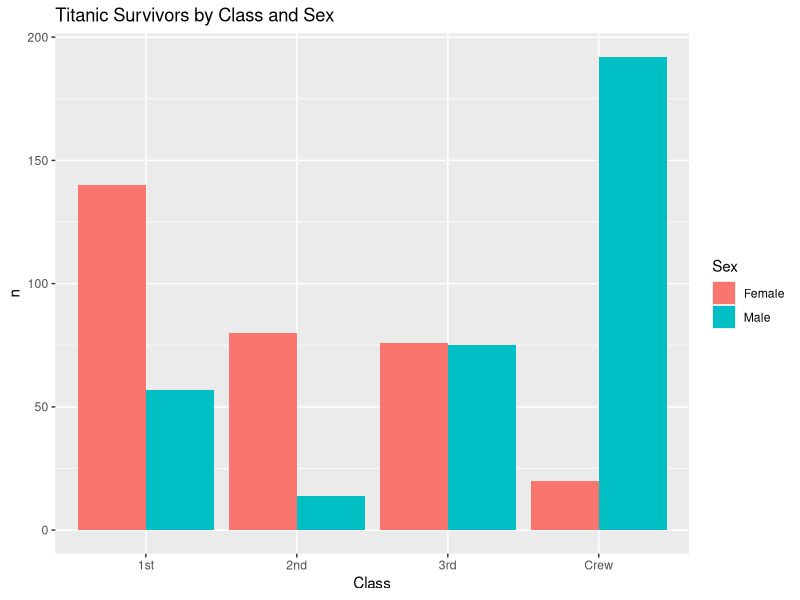
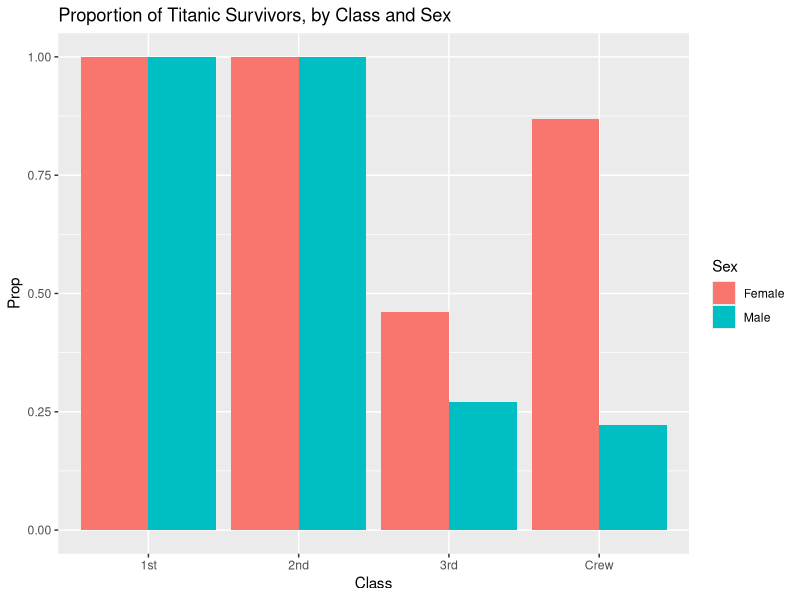
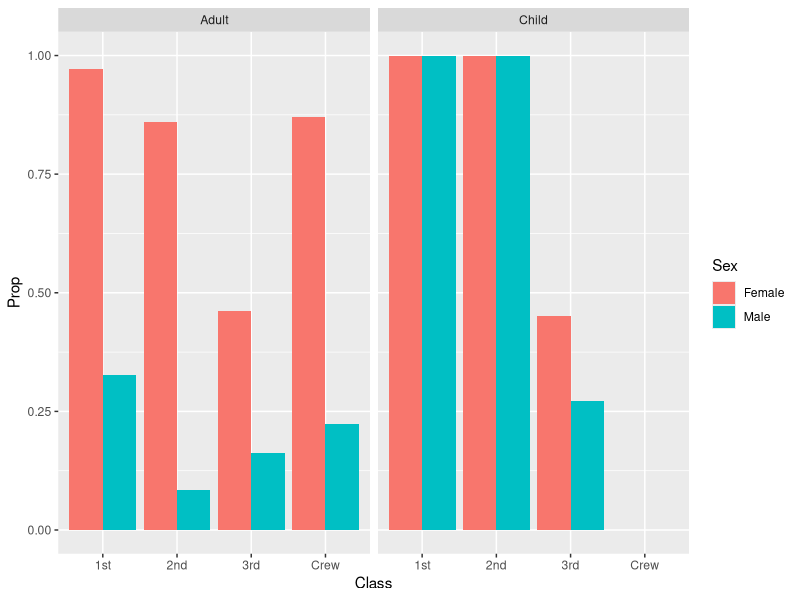

Source code (R) for these figures, in order:
## ---- chunk 1
library(tidyverse)

df_titanic <- as_tibble(Titanic)
## ---- chunk 2
## TASK: Perform a `glimpse` of df_titanic
glimpse(df_titanic)
## ---- chunk 3
## NOTE: No need to edit! We'll cover how to
## do this calculation in a later exercise.
df_titanic %>% summarize(total = sum(n))
## ---- chunk 4
## TASK: Visualize counts against `Class` and `Sex`
survivors <- df_titanic %>% filter(Survived == "Yes")

survivors %>%
  ggplot(aes(x = Class, y = n)) +
  geom_col(aes(fill = Sex), position = "dodge") +
  ggtitle("Titanic Survivors by Class and Sex")
## ---- chunk 5
## NOTE: No need to edit! We'll cover how to
## do this calculation in a later exercise.
df_prop <-
  df_titanic %>%
  group_by(Class, Sex, Age) %>%
  mutate(
    Total = sum(n),
    Prop = n / Total
  ) %>%
  ungroup()
df_prop
## ---- chunk 6
df_prop %>%
  filter(Survived == "Yes") %>%
    ggplot(aes(x = Class, y = Prop, fill = Sex)) +
    geom_col(position = "dodge") +
    ggtitle("Proportion of Titanic Survivors, by Class and Sex")
## ---- chunk 7

df_prop %>%
  filter(Survived == "Yes") %>%
    ggplot(aes(x = Class, y = Prop, Age)) +
    facet_grid(~Age) +
    geom_col(aes(fill = Sex), position = "dodge")
